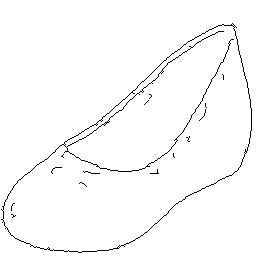
#> input picture assets/js/test_img/skg.jpg, 256 x 256 px
$ python make_mask.py
#> lines starting #> are read from the running program, lines starting #| are printed output that depends on the picture; after the words box and inside, x2 and y2 are one past the last pixel; in counts of white or black regions, pixels touching at a corner belong together
import numpy as np
import matplotlib.pyplot as plt
import cv2
import numpy as np
from PIL import Image

#必ずUTF-8にて保存のこと
def pil_loader(path):
    # open path as file to avoid ResourceWarning
    # (https://github.com/python-pillow/Pillow/issues/835)
#> called with path = 'test_img/skg.jpg'
    with open(path, 'rb') as f:
        with Image.open(f) as img:
#> img is the input picture: PIL image 256x256 RGB; min 0, max 255, mean 249.7
#| <PIL.Image.Image image mode=RGB size=256x256 at 0x7F2F8FE4F7D0>
            return img.convert('RGB')


def get_mask(img):

  mask = cv2.Canny(img, 100, 200)
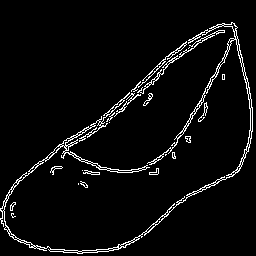
#> mask: shape (256, 256); 4.5% white in thin lines or dots, all inside (x1, y1, x2, y2) = (0, 22, 253, 254)
  mask = cv2.copyMakeBorder(mask, 1, 1, 1, 1,
    cv2.BORDER_REPLICATE)
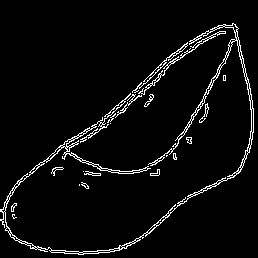
#> mask: shape (258, 258); 4.4% white in thin lines or dots, all inside (x1, y1, x2, y2) = (0, 23, 254, 255)
  w,h,c=img.shape
#> w = 256; h = 256; c = 3
  cv2.floodFill( img, mask, (0,0), (0,0,0))
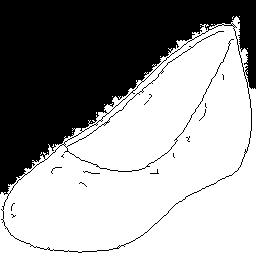
#> img: shape (256, 256, 3); min 0, max 255, mean 154.7
  cv2.floodFill( img, mask, (w-1,0), (0,0,0))
  cv2.floodFill( img, mask, (0,h-1), (0,0,0))
  cv2.floodFill( img, mask, (w-1,h-1), (0,0,0))
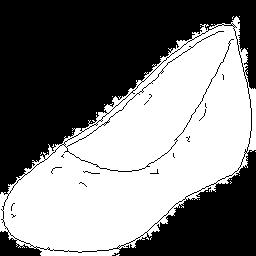
#> img: shape (256, 256, 3); min 0, max 255, mean 125.4
  sz = img.shape[:2]
#> sz = (256, 256)
  img=img//1
  cv2.imwrite("canny.png",img)
  return img

if __name__=='__main__':
  img=pil_loader("test_img/skg.jpg")
  print(img)
  img = np.array(img, dtype=np.uint8)
  img=get_mask(img)
  img=img//10
  img=Image.fromarray(img)
  print(img)
#| <PIL.Image.Image image mode=RGB size=256x256 at 0x7F2F8FE513D0>
  cv2.imwrite("canny.png",img)

$ run again, with assets/js/test_img/0459.jpg copied over assets/js/test_img/skg.jpg
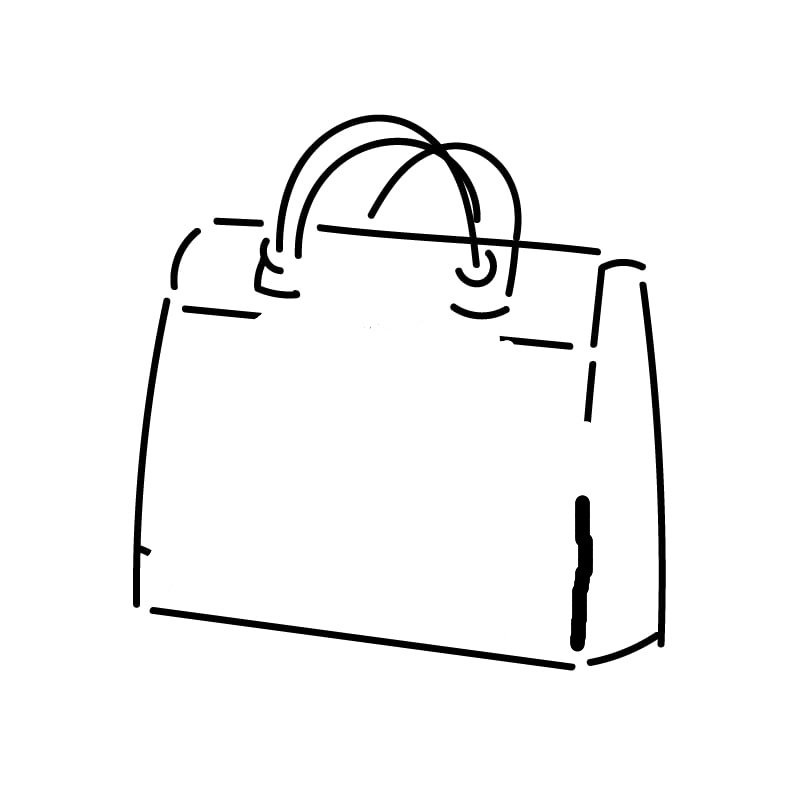
#> input picture assets/js/test_img/0459.jpg, 800 x 800 px
#> in pil_loader, img is the input picture: PIL image 800x800 RGB; min 0, max 255, mean 245.5
#| <PIL.Image.Image image mode=RGB size=800x800 at 0x7F2F905235D0>
#> in get_mask, `mask = cv2.Canny(img, 100, 200)`:
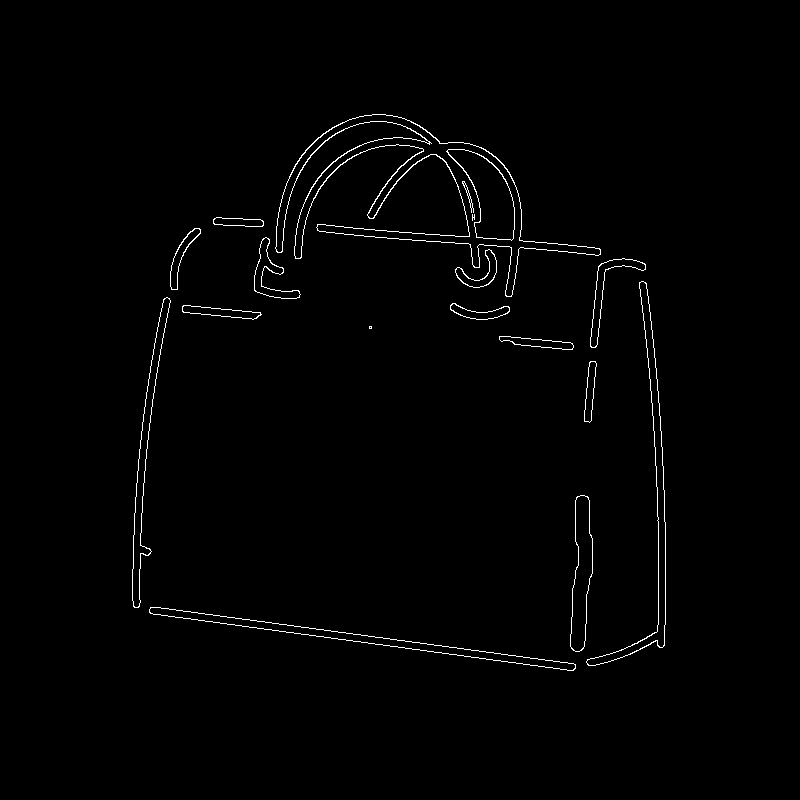
#> mask: shape (800, 800); 1.1% white in thin lines or dots, all inside (x1, y1, x2, y2) = (132, 114, 666, 671)
#> in get_mask, `cv2.floodFill( img, mask, (0,0), (0,0,0))`:
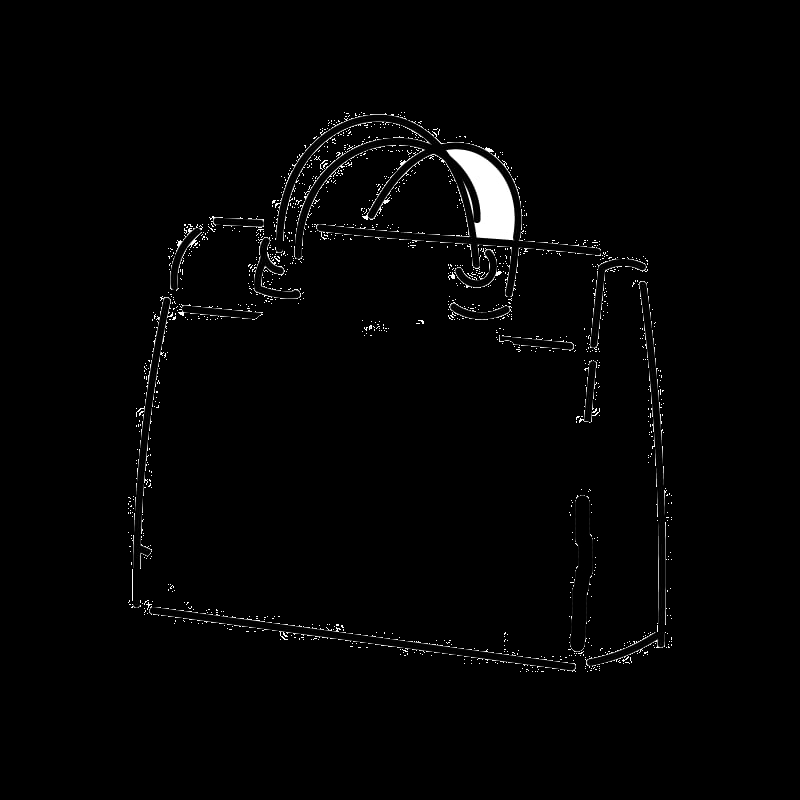
#> img: shape (800, 800, 3); min 0, max 255, mean 3.9
#| <PIL.Image.Image image mode=RGB size=800x800 at 0x7F2F8FE59F50>

$ run again, with assets/js/test_img/seg.jpg copied over assets/js/test_img/skg.jpg
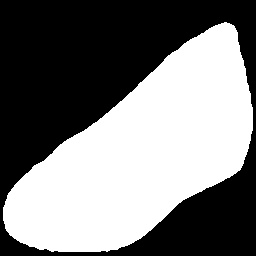
#> input picture assets/js/test_img/seg.jpg, 256 x 256 px
#> in pil_loader, img is the input picture: PIL image 256x256 L; min 0, max 255, mean 122.3
#| <PIL.Image.Image image mode=RGB size=256x256 at 0x7F2F8FE59050>
#> in get_mask, `mask = cv2.Canny(img, 100, 200)`:
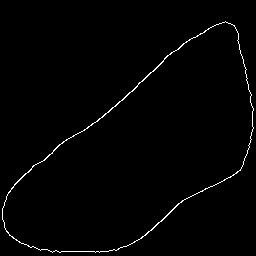
#> mask: shape (256, 256); 1.2% white in thin lines or dots, all inside (x1, y1, x2, y2) = (2, 21, 254, 253)
#> in get_mask, `mask = cv2.copyMakeBorder(mask, 1, 1, 1, 1, cv2.BORDER_REPLICATE)`:
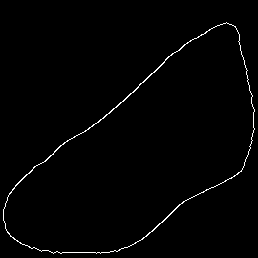
#> mask: shape (258, 258); 1.2% white in thin lines or dots, all inside (x1, y1, x2, y2) = (3, 22, 255, 254)
#> img: shape (256, 256, 3)
#| <PIL.Image.Image image mode=RGB size=256x256 at 0x7F2F8FE5AF10>

$ run again, with assets/js/test_img/txt.jpg copied over assets/js/test_img/skg.jpg
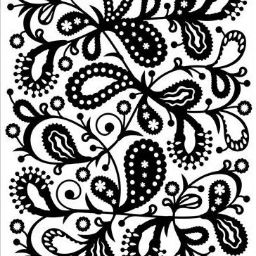
#> input picture assets/js/test_img/txt.jpg, 256 x 256 px
#> in pil_loader, img is the input picture: PIL image 256x256 RGB; min 0, max 255, mean 142.9
#| <PIL.Image.Image image mode=RGB size=256x256 at 0x7F2F90513690>
#> in get_mask, `mask = cv2.Canny(img, 100, 200)`:
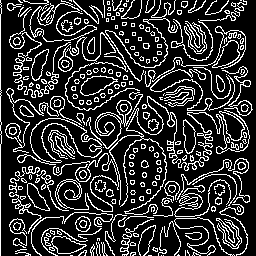
#> mask: shape (256, 256); 20.3% white in thin lines or dots
#> in get_mask, `mask = cv2.copyMakeBorder(mask, 1, 1, 1, 1, cv2.BORDER_REPLICATE)`:
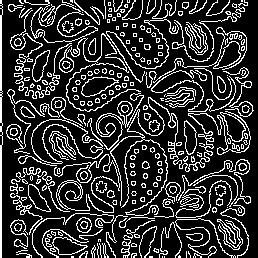
#> mask: shape (258, 258); 20.5% white in thin lines or dots
#| <PIL.Image.Image image mode=RGB size=256x256 at 0x7F2F8FE64210>
